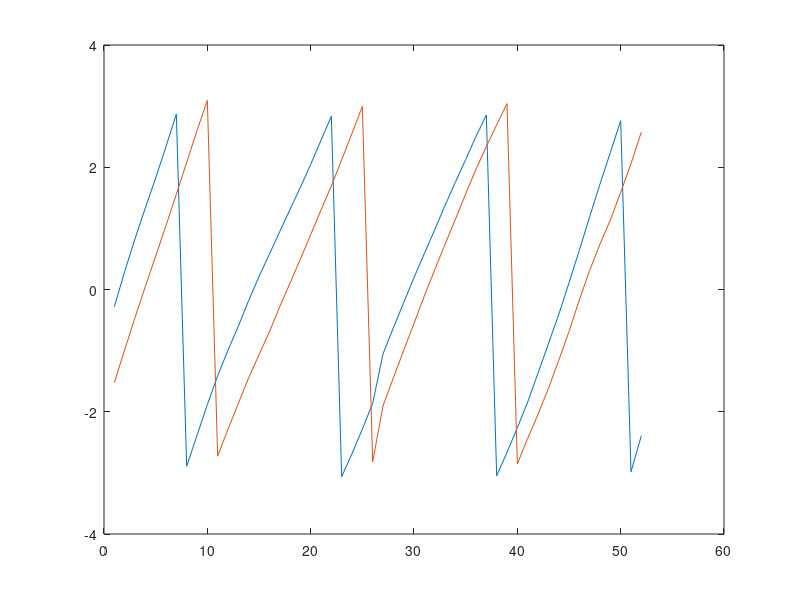
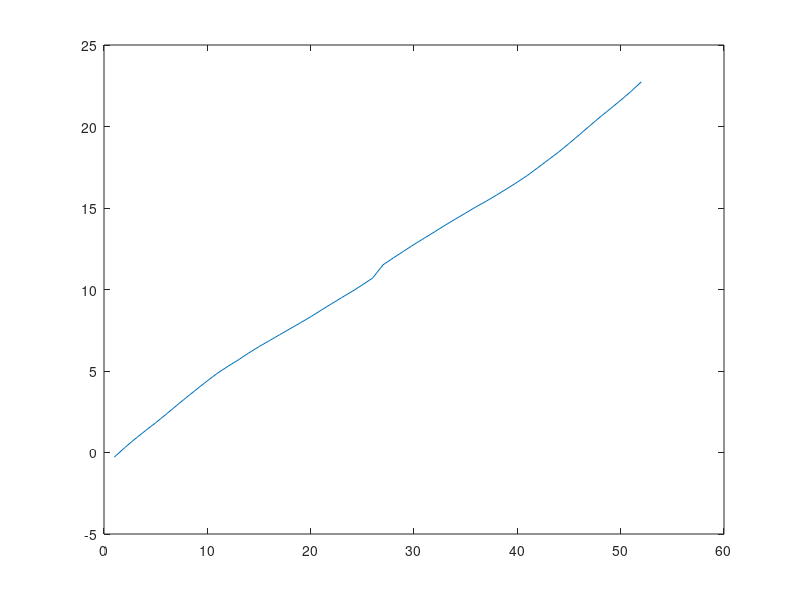
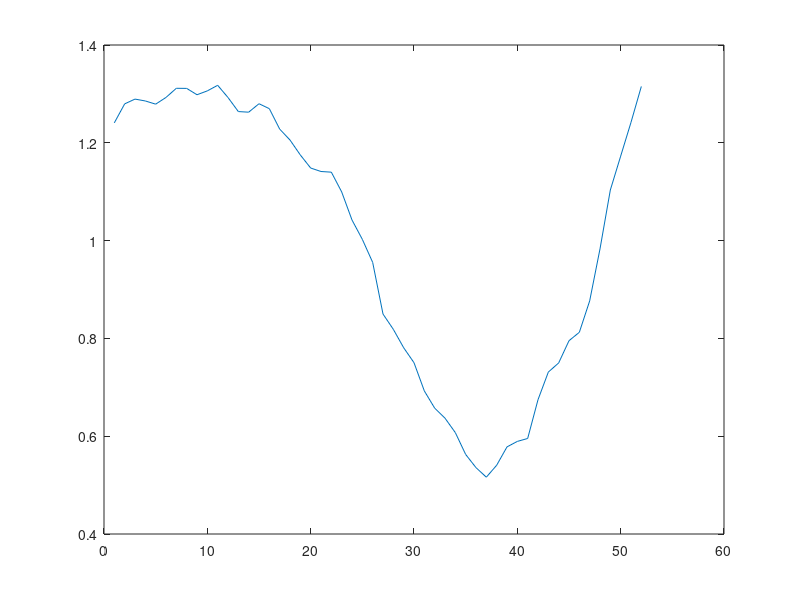
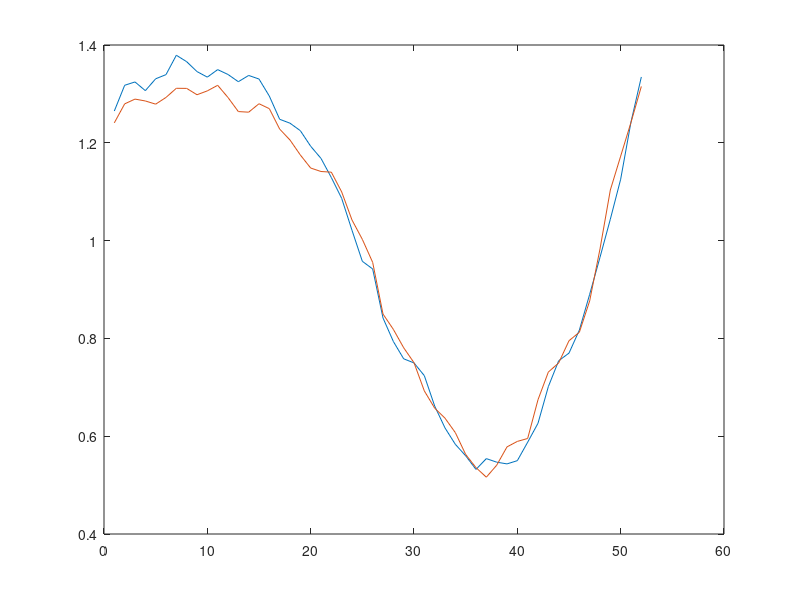

Here is the MATLAB script that generated these plots, in order:
close all;

x = load('csi_log_for_angle.mat');

% These indices put the subchannels in order from -26 to 26 (see picture on
% my phone)
H21=[x.csi{110}.H(5:9,3);x.csi{110}.H(1,3);x.csi{110}.H(10:22,3);x.csi{110}.H(2,3);x.csi{110}.H(23:34,3);x.csi{110}.H(3,3);x.csi{110}.H(35:47,3);x.csi{110}.H(4,3);x.csi{110}.H(48:52,3)];
H11=[x.csi{110}.H(5:9,1);x.csi{110}.H(1,1);x.csi{110}.H(10:22,1);x.csi{110}.H(2,1);x.csi{110}.H(23:34,1);x.csi{110}.H(3,1);x.csi{110}.H(35:47,1);x.csi{110}.H(4,1);x.csi{110}.H(48:52,1)];

figure;
plot(angle(H11));
hold on;
plot(angle(H21));

figure;
plot(unwrap(angle(H11)));

figure;
plot(angle(H11./H21));

H2_0=[x.csi{110}.H(5:9,3);x.csi{110}.H(1,3);x.csi{110}.H(10:22,3);x.csi{110}.H(2,3);x.csi{110}.H(23:34,3);x.csi{110}.H(3,3);x.csi{110}.H(35:47,3);x.csi{110}.H(4,3);x.csi{110}.H(48:52,3)];
H1_0=[x.csi{110}.H(5:9,1);x.csi{110}.H(1,1);x.csi{110}.H(10:22,1);x.csi{110}.H(2,1);x.csi{110}.H(23:34,1);x.csi{110}.H(3,1);x.csi{110}.H(35:47,1);x.csi{110}.H(4,1);x.csi{110}.H(48:52,1)];

% The fact that the are similar between packets shows that these differences are due to
% noise and not multipath between the two packets. However, the angle should be
% constant across all subcarriers, showing that there are multipath/barrier
% effects taking place (which is why we were seeing that some subcarriers
% were getting better results than others).
H2_1=[x.csi{124}.H(5:9,3);x.csi{124}.H(1,3);x.csi{124}.H(10:22,3);x.csi{124}.H(2,3);x.csi{124}.H(23:34,3);x.csi{124}.H(3,3);x.csi{124}.H(35:47,3);x.csi{124}.H(4,3);x.csi{124}.H(48:52,3)];
H1_1=[x.csi{124}.H(5:9,1);x.csi{124}.H(1,1);x.csi{124}.H(10:22,1);x.csi{124}.H(2,1);x.csi{124}.H(23:34,1);x.csi{124}.H(3,1);x.csi{124}.H(35:47,1);x.csi{124}.H(4,1);x.csi{124}.H(48:52,1)];
figure;
plot(angle(H1_1./H2_1));
hold on;
plot(angle(H1_0./H2_0));


y = load('veronica_parse.mat');
f = 5.2 * 10^9;
c = 299792458;
D = .22;

figure;
theta_degrees = zeros(1,52);
for subc = 1:52
    h=unwrap(angle(y.hs(subc,1,:) ./ y.hs(subc,3,:)));
    h = h(:);
    plot(y.timestamps,h);
    first_h = mean(h(1:15));
    last_h = mean(h(end-14:end));
    theta_radians1 = acos((c/f) * first_h / (2 * pi * D));
    theta_radians2 = acos((c/f) * last_h / (2 * pi * D));
    theta_degrees(subc) = (theta_radians2 - theta_radians1) * 57.2958;
    hold on;
end

theta_degrees = abs(theta_degrees);
figure;
plot(theta_degrees,'*');
hold on;
plot(ones(1,52)*12.88);
mean(theta_degrees)